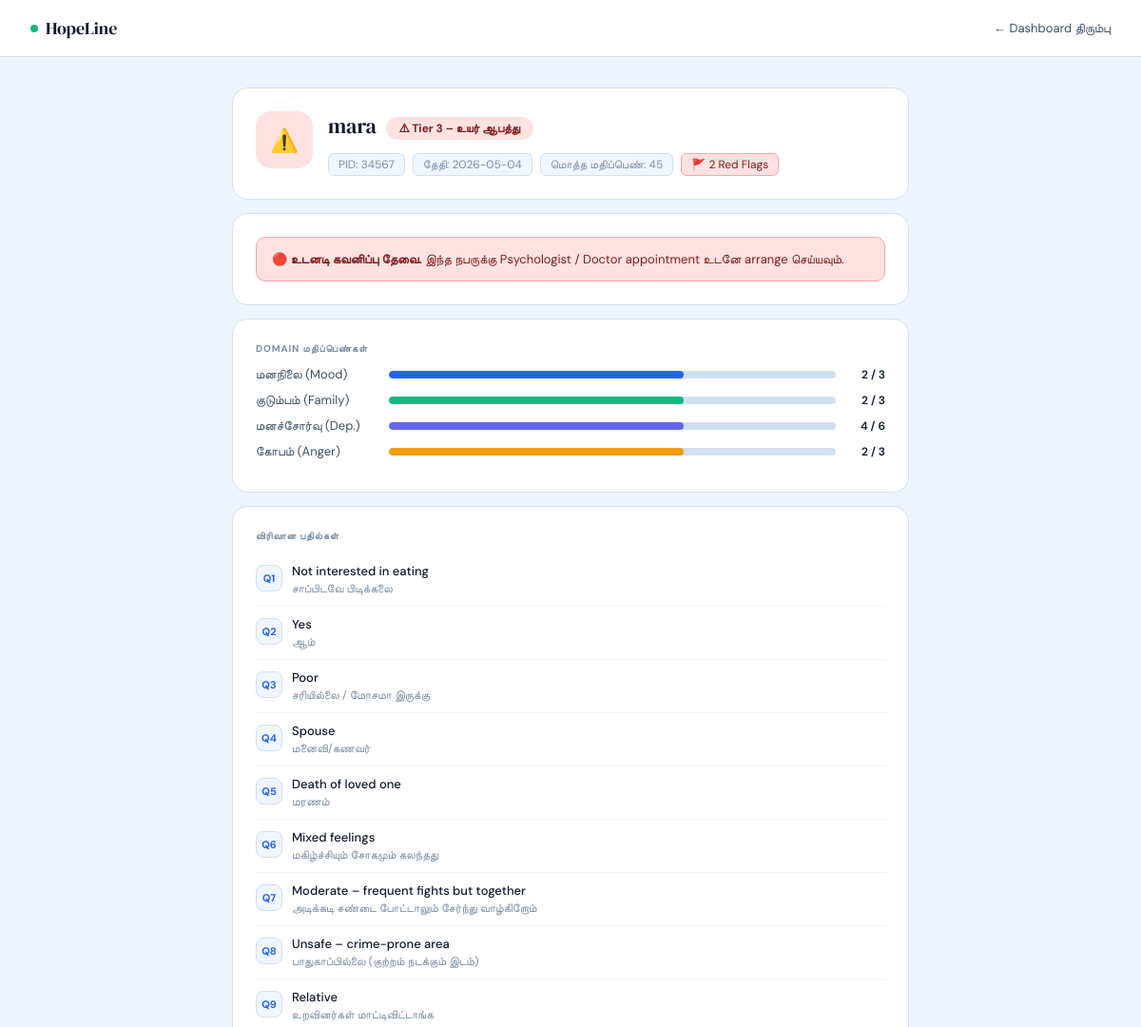
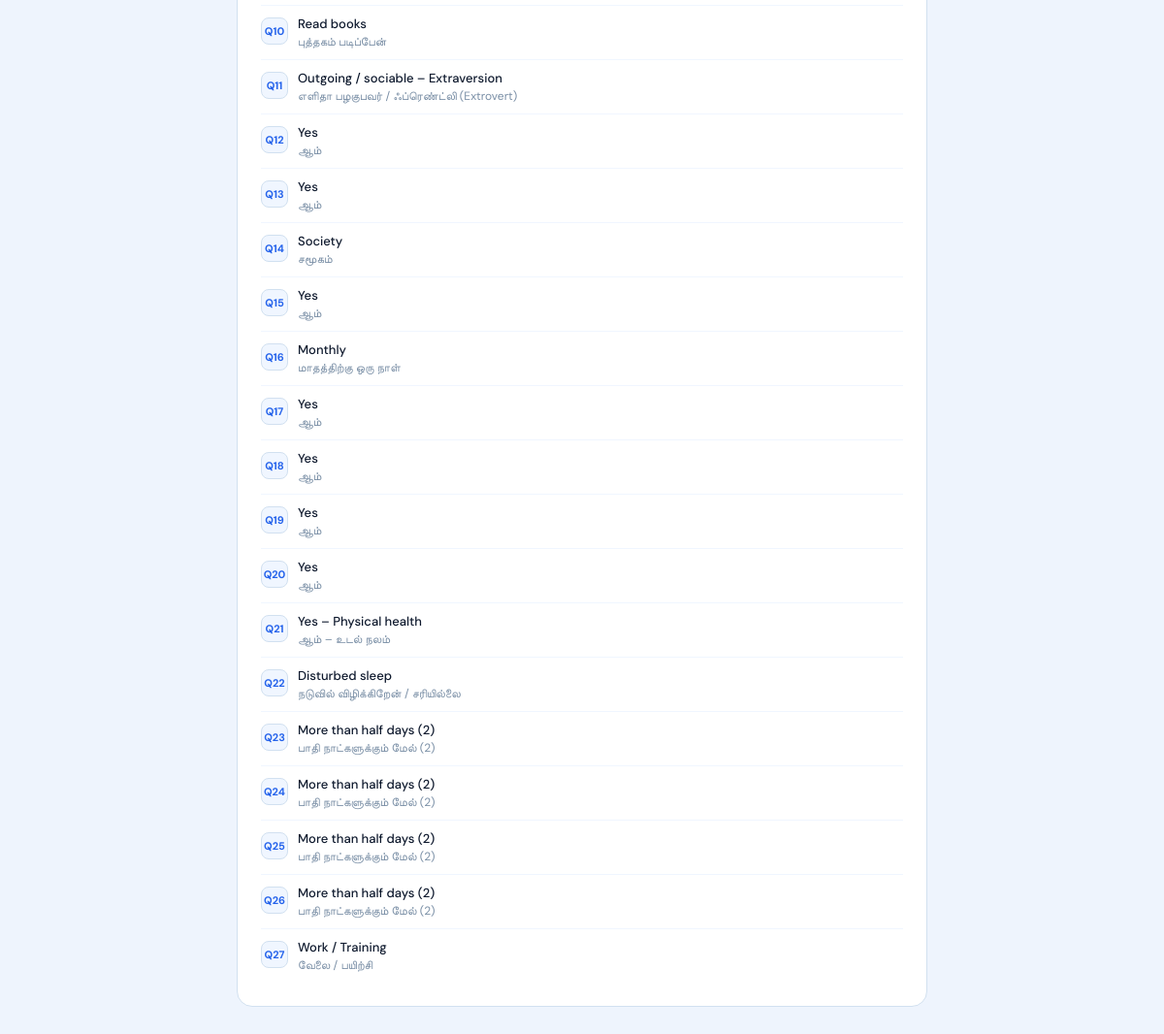
The page /patient/10 on the database its author committed (2 pictures, top to bottom).
### tables this page shows
CREATE TABLE assessments (
                id           INTEGER PRIMARY KEY AUTOINCREMENT,
                pid          TEXT    NOT NULL,
                name         TEXT    NOT NULL,
                date         TEXT    NOT NULL,
                answers      TEXT    NOT NULL,
                total_score  INTEGER NOT NULL,
                tier         INTEGER NOT NULL,
                mood_score   INTEGER DEFAULT 0,
                family_score INTEGER DEFAULT 0,
                dep_score    INTEGER DEFAULT 0,
                anger_score  INTEGER DEFAULT 0,
                red_flags    INTEGER DEFAULT 0,
                created_at   TEXT    NOT NULL
            );

### main.py (the view)
@app.get("/patient/{record_id}", response_class=HTMLResponse)
async def patient_detail(request: Request, record_id: int):
    with get_db() as conn:
        row = conn.execute("SELECT * FROM assessments WHERE id=?", (record_id,)).fetchone()
    if not row:
        return RedirectResponse("/dashboard")
    p = dict(row)
    p["answers"] = json.loads(p["answers"])
    return render(request, "patient.html", {"p": p})

### templates/patient.html (shortened to what this page needs)
<!DOCTYPE html>
<html lang="ta">
<head>
</head>
<body>
<nav class="nav">
  <div class="brand"><div class="brand-dot"></div>HopeLine</div>
  <a href="/dashboard" class="back">← Dashboard திரும்பு</a>
</nav>
<div class="page">
  <div class="card">
    <div class="ph-wrap">
      {% if p.tier==3 %}
        <div class="ph-avatar" style="background:#fee2e2">⚠️</div>
      {% elif p.tier==2 %}
        <div class="ph-avatar" style="background:#fef3c7">⚡</div>
      {% else %}
        <div class="ph-avatar" style="background:#d1fae5">✅</div>
      {% endif %}
      <div style="flex:1">
        <div style="display:flex;align-items:center;gap:10px;flex-wrap:wrap;margin-bottom:8px">
          <div class="ph-name">{{ p.name }}</div>
          {% if p.tier==3 %}<span class="tbadge tb3">⚠ Tier 3 – உயர் ஆபத்து</span>
          {% elif p.tier==2 %}<span class="tbadge tb2">⚡ Tier 2 – கவனிப்பு தேவை</span>
          {% else %}<span class="tbadge tb1">✓ Tier 1 – சாதாரண நிலை</span>{% endif %}
        </div>
        <div class="ph-meta">
          <span class="chip">PID: {{ p.pid }}</span>
          <span class="chip">தேதி: {{ p.date }}</span>
          <span class="chip">மொத்த மதிப்பெண்: {{ p.total_score }}</span>
          {% if p.red_flags>0 %}
          <span class="chip chip-red">🚩 {{ p.red_flags }} Red Flag{{ 's' if p.red_flags>1 }}</span>
          {% endif %}
        </div>
      </div>
    </div>
  </div>
  <div class="card">
    {% if p.tier==3 %}
      <div class="alert a-red">🔴 <strong>உடனடி கவனிப்பு தேவை.</strong> இந்த நபருக்கு Psychologist / Doctor appointment உடனே arrange செய்யவும்.</div>
    {% elif p.tier==2 %}
      <div class="alert a-yellow">🟡 <strong>Follow-up பரிந்துரை.</strong> மனநல ஆலோசனை அல்லது Counselling session schedule செய்யவும்.</div>
    {% else %}
      <div class="alert a-green">🟢 <strong>சாதாரண நிலை.</strong> தொடர்ந்து monitoring தேவை. மாற்றம் தெரிந்தால் reassess செய்யவும்.</div>
    {% endif %}
  </div>
  <div class="card">
    <div class="sec-lbl">Domain மதிப்பெண்கள்</div>
    <div class="sc-row">
      <div class="sc-name">மனநிலை (Mood)</div>
      <div class="sc-bar"><div class="sc-fill" style="width:{{ [((p.mood_score/3)*100)|int,100]|min }}%;background:#2563eb"></div></div>
      <div class="sc-val">{{ p.mood_score }} / 3</div>
    </div>
    <div class="sc-row">
      <div class="sc-name">குடும்பம் (Family)</div>
      <div class="sc-bar"><div class="sc-fill" style="width:{{ [((p.family_score/3)*100)|int,100]|min }}%;background:#10b981"></div></div>
      <div class="sc-val">{{ p.family_score }} / 3</div>
    </div>
    <div class="sc-row">
      <div class="sc-name">மனச்சோர்வு (Dep.)</div>
      <div class="sc-bar"><div class="sc-fill" style="width:{{ [((p.dep_score/6)*100)|int,100]|min }}%;background:#6366f1"></div></div>
      <div class="sc-val">{{ p.dep_score }} / 6</div>
    </div>
    <div class="sc-row">
      <div class="sc-name">கோபம் (Anger)</div>
      <div class="sc-bar"><div class="sc-fill" style="width:{{ [((p.anger_score/3)*100)|int,100]|min }}%;background:#f59e0b"></div></div>
      <div class="sc-val">{{ p.anger_score }} / 3</div>
    </div>
  </div>
  <div class="card">
    <div class="sec-lbl">விரிவான பதில்கள்</div>
    {% for qid, ans in p.answers.items() %}
    <div class="ans-row">
      <div class="ans-qn">Q{{ qid }}</div>
      <div>
        <div class="ans-en">{{ ans.en }}</div>
        <div class="ans-ta">{{ ans.ta }}</div>
      </div>
    </div>
    {% endfor %}
  </div>
</div>
</body>
</html>

### templates/patient.html (style rules this page uses)
*,*::before,*::after { box-sizing:border-box;margin:0;padding:0 }
:root { --ink:#0f1a2e;--ink-soft:#3d5066;--ink-mute:#7a8fa6; --surface:#fff;--bg:#eef4fd;--surface-2:#f0f6ff;--border:#d1e0f0; --accent:#2563eb;--green:#10b981;--warn:#f59e0b;--red:#ef4444; --font-head:'DM Serif Display',Georgia,serif; --font-body:'DM Sans',sans-serif; }
body { font-family:var(--font-body);background:var(--bg);min-height:100vh }
a { text-decoration:none;color:inherit }
.nav { background:var(--surface);border-bottom:1px solid var(--border);padding:0 2rem;height:60px;display:flex;align-items:center;justify-content:space-between }
.brand { font-family:var(--font-head);font-size:18px;color:var(--ink);display:flex;align-items:center;gap:8px }
.brand-dot { width:8px;height:8px;border-radius:50%;background:var(--green) }
.back { font-size:13px;color:var(--ink-soft);display:flex;align-items:center;gap:5px;transition:color .12s }
.page { max-width:760px;margin:0 auto;padding:2rem 1.5rem }
.card { background:var(--surface);border:1px solid var(--border);border-radius:16px;padding:1.5rem;margin-bottom:14px }
.ph-wrap { display:flex;gap:16px;align-items:flex-start }
.ph-avatar { width:60px;height:60px;border-radius:16px;display:flex;align-items:center;justify-content:center;font-size:24px;flex-shrink:0 }
.ph-name { font-family:var(--font-head);font-size:22px;color:var(--ink);margin-bottom:6px }
.ph-meta { display:flex;gap:8px;flex-wrap:wrap }
.chip { font-size:12px;color:var(--ink-mute);background:var(--surface-2);border:1px solid var(--border);padding:3px 10px;border-radius:6px }
.chip-red { background:#fee2e2;color:#7f1d1d;border-color:#fca5a5 }
.tbadge { display:inline-flex;align-items:center;gap:4px;font-size:12px;font-weight:700;padding:4px 14px;border-radius:99px }
.tb3 { background:#fee2e2;color:#7f1d1d }
.alert { border-radius:10px;padding:12px 16px;font-size:13px;line-height:1.65 }
.a-red { background:#fee2e2;color:#7f1d1d;border:1px solid #fca5a5 }
.sec-lbl { font-size:10px;font-weight:700;letter-spacing:.09em;text-transform:uppercase;color:var(--ink-mute);margin-bottom:12px }
.sc-row { display:flex;align-items:center;gap:10px;margin-bottom:10px }
.sc-name { font-size:13px;color:var(--ink-soft);min-width:130px }
.sc-bar { flex:1;height:8px;background:var(--border);border-radius:99px;overflow:hidden }
.sc-fill { height:100%;border-radius:99px }
.sc-val { font-size:12px;font-weight:600;color:var(--ink);min-width:42px;text-align:right }
.ans-row { display:flex;gap:10px;padding:10px 0;border-bottom:1px solid var(--surface-2) }
.ans-row:last-child { border-bottom:none }
.ans-qn { width:28px;height:28px;border-radius:8px;background:var(--surface-2);border:1px solid var(--border);font-size:11px;font-weight:700;color:var(--accent);display:flex;align-items:center;justify-content:center;flex-shrink:0;margin-top:2px }
.ans-en { font-size:13px;font-weight:500;color:var(--ink) }
.ans-ta { font-size:12px;color:var(--ink-mute);margin-top:2px }

### rows shown on the page
assessments: name "mara", pid "34567", date "2026-05-04", total_score "45", red_flags "2", red_flags "s", mood_score "2", family_score "2", dep_score "4", anger_score "2"

### other values the page prints
{{ qid }} "1" "2" "3" "4" "5" "6" "7" "8" "9" "10" "11" "12" "13" "14" "15" "16" "17" "18" "19" "20" "21" "22" "23" "24" "25" "26" "27"
{{ ans.en }} "Not interested in eating" "Yes" "Poor" "Spouse" "Death of loved one" "Mixed feelings" "Moderate – frequent fights but together" "Unsafe – crime-prone area" "Relative" "Read books" "Outgoing / sociable – Extraversion" "Yes" "Yes" "Society" "Yes" "Monthly" "Yes" "Yes" "Yes" "Yes" "Yes – Physical health" "Disturbed sleep" "More than half days (2)" "More than half days (2)" "More than half days (2)" "More than half days (2)" "Work / Training"
{{ ans.ta }} "சாப்பிடவே பிடிக்கலை" "ஆம்" "சரியில்லை / மோசமா இருக்கு" "மனைவி/கணவர்" "மரணம்" "மகிழ்ச்சியும் சோகமும் கலந்தது" "அடிக்கடி சண்டை போட்டாலும் சேர்ந்து வாழ்கிறோம்" "பாதுகாப்பில்லை (குற்றம் நடக்கும் இடம்)" "உறவினர்கள் மாட்டிவிட்டாங்க" "புத்தகம் படிப்பேன்" "எளிதா பழகுபவர் / ஃப்ரெண்ட்லி (Extrovert)" "ஆம்" "ஆம்" "சமூகம்" "ஆம்" "மாதத்திற்கு ஒரு நாள்" "ஆம்" "ஆம்" "ஆம்" "ஆம்" "ஆம் – உடல் நலம்" "நடுவில் விழிக்கிறேன் / சரியில்லை" "பாதி நாட்களுக்கும் மேல் (2)" "பாதி நாட்களுக்கும் மேல் (2)" "பாதி நாட்களுக்கும் மேல் (2)" "பாதி நாட்களுக்கும் மேல் (2)" "வேலை / பயிற்சி"
